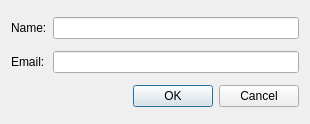
<?xml version="1.0" encoding="UTF-8"?>
<ui version="4.0">
 <class>AddCalendar_Window</class>
 <widget class="QDialog" name="AddCalendar_Window">
  <property name="geometry">
   <rect>
    <x>0</x>
    <y>0</y>
    <width>310</width>
    <height>124</height>
   </rect>
  </property>
  <property name="windowTitle">
   <string>Add Calendar</string>
  </property>
  <layout class="QGridLayout" name="gridLayout">
   <item row="1" column="0">
    <widget class="QLabel" name="lblEmail">
     <property name="text">
      <string>Email:</string>
     </property>
    </widget>
   </item>
   <item row="1" column="1">
    <widget class="QLineEdit" name="lineEmail"/>
   </item>
   <item row="0" column="0">
    <widget class="QLabel" name="lblName">
     <property name="text">
      <string>Name:</string>
     </property>
    </widget>
   </item>
   <item row="0" column="1">
    <widget class="QLineEdit" name="lineName"/>
   </item>
   <item row="2" column="1">
    <widget class="QDialogButtonBox" name="buttonBox">
     <property name="orientation">
      <enum>Qt::Horizontal</enum>
     </property>
     <property name="standardButtons">
      <set>QDialogButtonBox::Cancel|QDialogButtonBox::Ok</set>
     </property>
    </widget>
   </item>
  </layout>
 </widget>
 <tabstops>
  <tabstop>lineName</tabstop>
  <tabstop>lineEmail</tabstop>
 </tabstops>
 <resources/>
 <connections>
  <connection>
   <sender>buttonBox</sender>
   <signal>accepted()</signal>
   <receiver>AddCalendar_Window</receiver>
   <slot>accept()</slot>
   <hints>
    <hint type="sourcelabel">
     <x>248</x>
     <y>254</y>
    </hint>
    <hint type="destinationlabel">
     <x>157</x>
     <y>274</y>
    </hint>
   </hints>
  </connection>
  <connection>
   <sender>buttonBox</sender>
   <signal>rejected()</signal>
   <receiver>AddCalendar_Window</receiver>
   <slot>reject()</slot>
   <hints>
    <hint type="sourcelabel">
     <x>316</x>
     <y>260</y>
    </hint>
    <hint type="destinationlabel">
     <x>286</x>
     <y>274</y>
    </hint>
   </hints>
  </connection>
 </connections>
</ui>
